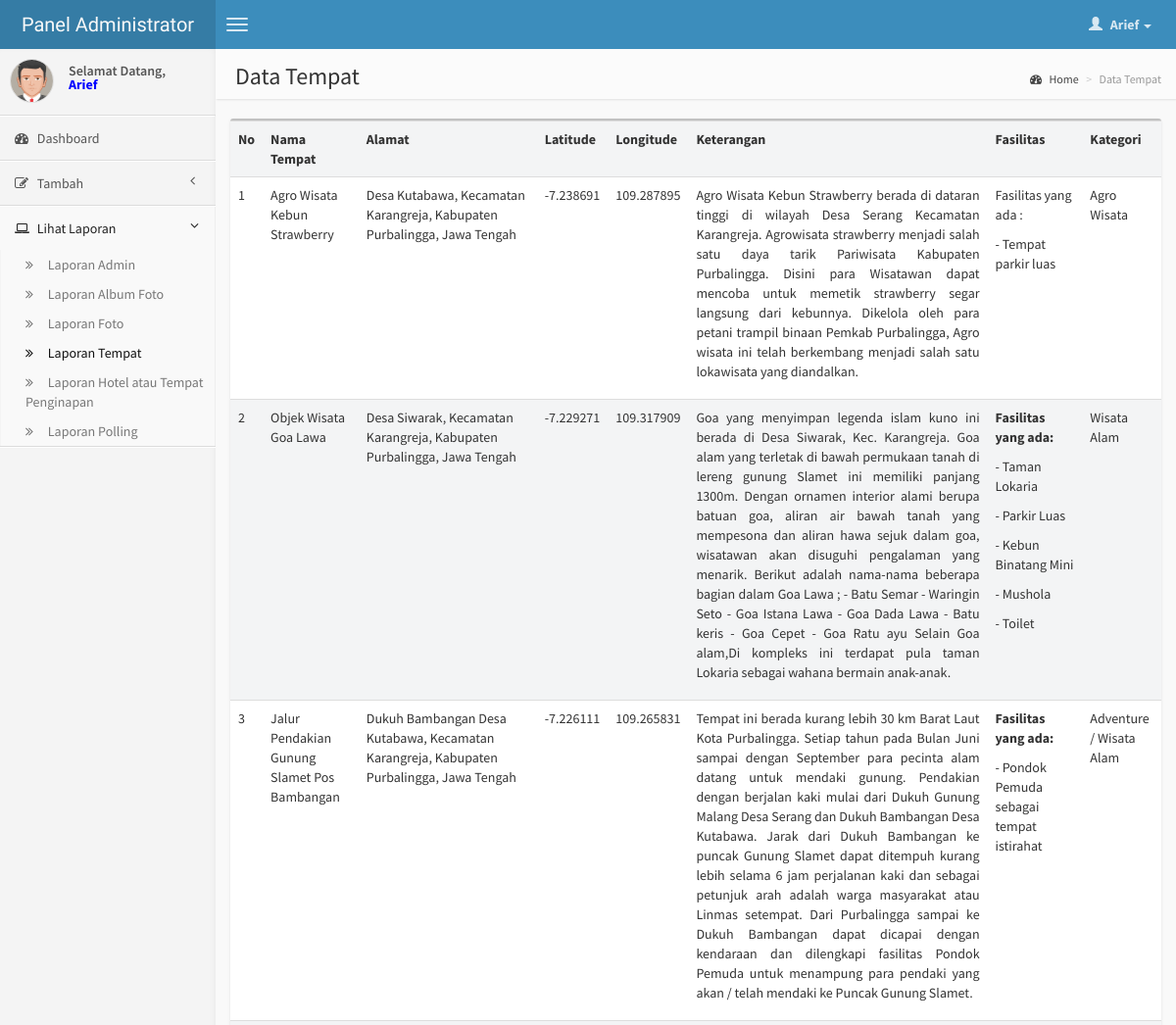
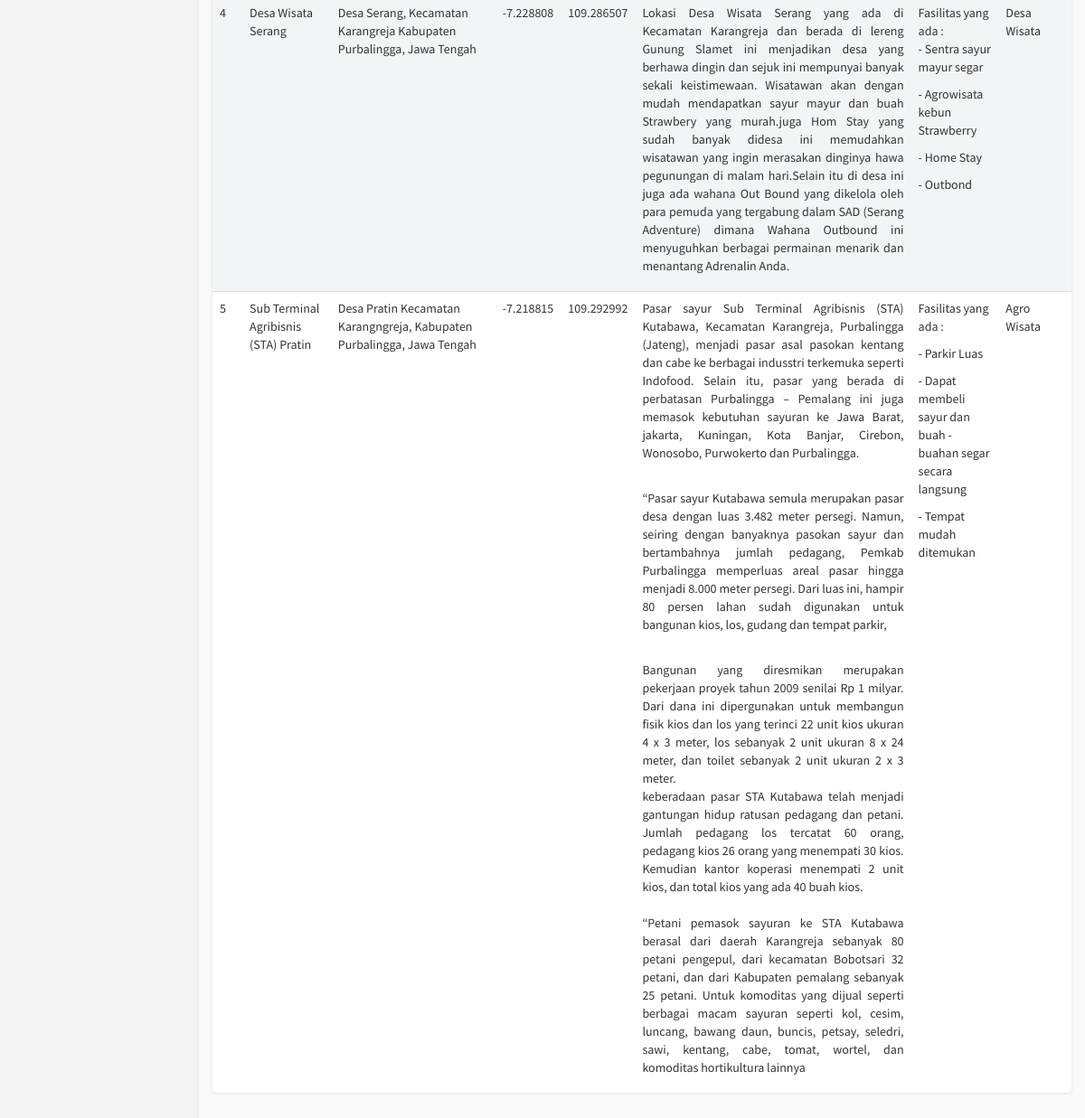
/dashboard/administrator/detail_place.php?sub_district=Karangreja (signed in), run on the app's committed database (2 pictures, top to bottom).
### tables this page shows
CREATE TABLE IF NOT EXISTS `sig_data_place` (
  `id_place` int(10) NOT NULL AUTO_INCREMENT,
  `id_album` int(7) NOT NULL,
  `name` varchar(150) NOT NULL,
  `address` varchar(255) NOT NULL,
  `sub_district` varchar(255) NOT NULL,
  `lat` float(10,6) NOT NULL,
  `lon` float(10,6) NOT NULL,
  `description` text NOT NULL,
  `facility` text NOT NULL,
  `pengelola` varchar(255) NOT NULL,
  `kategori` varchar(150) NOT NULL,
  PRIMARY KEY (`id_place`)
);

### dashboard/administrator/detail_place.php (the view, shortened to what this page needs)
<?php
if($_SESSION['Hak_Akses'] == 'Administrator')
{?>
<!DOCTYPE html>
<html>
    <head>
        <link href="css/bootstrap.min.css" rel="stylesheet" type="text/css" />
        <link href="css/font-awesome.min.css" rel="stylesheet" type="text/css" />
        <link href="css/AdminLTE.css" rel="stylesheet" type="text/css" />
    </head>
    <body class="skin-blue">
        <header class="header">
            <a href="index.php" class="logo">
                Panel Administrator
            </a>
            <nav class="navbar navbar-static-top" role="navigation">
                <a href="#" class="navbar-btn sidebar-toggle" data-toggle="offcanvas" role="button">
                    <span class="icon-bar"></span>
                    <span class="icon-bar"></span>
                    <span class="icon-bar"></span>
                </a>
                <div class="navbar-right">
                    <ul class="nav navbar-nav">
                        <li class="dropdown user user-menu">
                            <a href="#" class="dropdown-toggle" data-toggle="dropdown">
                                <i class="glyphicon glyphicon-user"></i>
                                <span><?php echo $_SESSION['Username'];?> <i class="caret"></i></span>
                            </a>
                        </li>
                    </ul>
                </div>
            </nav>
        </header>
        <div class="wrapper row-offcanvas row-offcanvas-left">
            <aside class="left-side sidebar-offcanvas">
                <section class="sidebar">
                    <div class="user-panel">
                        <div class="pull-left image">
                           <?php if($_SESSION['Jenis_Kelamin']== 'Laki - Laki') { ?>
                           <img src="img/avatar5.png" class="img-circle" alt="User Image" />
                           <?php }
				     	   else{ ?>
                           <img src="img/avatar2.png" class="img-circle" alt="User Image" />
                           <?php } ?>
                        </div>
                        <div class="pull-left info">
                            Selamat Datang, <br>
                          <p style="font-weight:bold; color:#00F;"> <?php echo $_SESSION['Username'];?></p>
                        </div>
                    </div>
                    <ul class="sidebar-menu">
                        <li class="">
                            <a href="index.php">
                                <i class="fa fa-dashboard"></i> <span>Dashboard</span>
                            </a>
                        </li>
                        <li class="treeview">
                            <a href="#">
                                <i class="fa fa-edit"></i>
                                <span>Tambah</span>
                                <i class="fa fa-angle-left pull-right"></i>
                            </a>
                        </li>
                        <li class="treeview active">
                            <a href="#">
                                <i class="fa fa-laptop"></i>
                                <span>Lihat Laporan</span>
                                <i class="fa fa-angle-left pull-right"></i>
                            </a>
                            <ul class="treeview-menu">
                                <li><a href="data_admin.php"><i class="fa fa-angle-double-right"></i> Laporan  Admin</a></li>
                                <li><a href="data_album.php"><i class="fa fa-angle-double-right"></i> Laporan Album Foto</a></li>
                                <li><a href="data_photo.php"><i class="fa fa-angle-double-right"></i> Laporan Foto</a></li>
                            	<li class="active"><a href="data_place.php"><i class="fa fa-angle-double-right"></i> Laporan Tempat</a></li>
                                <li><a href="data_hotel.php"><i class="fa fa-angle-double-right"></i> Laporan Hotel atau Tempat Penginapan</a></li>
                                <li><a href="data_polling.php"><i class="fa fa-angle-double-right"></i> Laporan Polling</a></li>
                            </ul>
                        </li>
                    </ul>
                </section>
            </aside>
            <aside class="right-side">
                <section class="content-header">
                    <h1>
                    Data Tempat
                    </h1>
                    <ol class="breadcrumb">
                        <li><a href="#"><i class="fa fa-dashboard"></i> Home</a></li>
                        <li class="active">Data Tempat</li>
                    </ol>
                </section>
                <section class="content">
                    <div class="row">
                        <div class="col-md-12">
                            <div class="box">
                                <div class="box-body no-padding">
                                    <table class="table table-striped">
                                         <tr>
                                            <th>No</th>
                                            <th>Nama Tempat</th>
                                            <th>Alamat</th>
                                            <th>Latitude</th>
                                            <th>Longitude</th>
                                            <th>Keterangan</th>
                                            <th>Fasilitas</th>
                                            <th>Kategori</th>
                                         </tr>
                                         <?php
											$sub_district = $_GET['sub_district'];
											$no = 1;
											$queri = "SELECT * FROM sig_data_place WHERE sub_district = '$sub_district' ";
											$ambil = mysql_query($queri);
											while($urai = mysql_fetch_array($ambil))
											{
											?>
                                            <tr>
                                              <td><?php echo $no++;?></td>
                                              <td><?php echo $urai['name'];?></td>
                                              <td><?php echo $urai['address'];?></td>
                                              <td><?php echo $urai['lat'];?></td>
                                              <td><?php echo $urai['lon'];?></td>
                                              <td><?php echo $urai['description'];?></td>
                                              <td><?php echo $urai['facility'];?></td>
                                              <td><?php echo $urai['kategori']?></td>
                                            </tr>
                                          <?php }?>
                                    </table>
                                </div>
                        </div>
                    </div>
                </section>
            </aside>
        </div>
    </body>
</html>
<?php
}
else
{
	include("error.php");
}?>

### data on the page
sig_data_place: name "Agro Wisata Kebun Strawberry", address "Desa Kutabawa, Kecamatan Karangreja, Kabupaten Purbalingga, Jawa Tengah", lat "-7.238691", lon "109.287895", description "Agro Wisata Kebun Strawberry berada di dataran tinggi di wilayah Desa Serang Kecamatan Karangreja. Agrowisata strawberry menjadi salah satu daya tarik Pariwisata Kabupaten Purbalingga. Disini para Wisatawan dapat mencoba untuk memetik strawberry segar langsung dari kebunnya. Dikelola oleh para petani trampil binaan Pemkab Purbalingga, Agro wisata ini telah berkembang menjadi salah satu lokawisata yang diandalkan.", facility "Fasilitas yang ada : - Tempat parkir luas", kategori "Agro Wisata"
sig_data_place: name "Objek Wisata Goa Lawa", address "Desa Siwarak, Kecamatan Karangreja, Kabupaten Purbalingga, Jawa Tengah", lat "-7.229271", lon "109.317909", description "Goa yang menyimpan legenda islam kuno ini berada di Desa Siwarak, Kec. Karangreja. Goa alam yang terletak di bawah permukaan tanah di lereng gunung Slamet ini memiliki panjang 1300m. Dengan ornamen interior alami berupa batuan goa, aliran air bawah tanah yang mempesona dan aliran hawa sejuk dalam goa, wisatawan akan disuguhi pengalaman yang menarik. Berikut adalah nama-nama beberapa bagian dalam Goa Lawa ; - Batu Semar - Waringin Seto - Goa Istana Lawa - Goa Dada Lawa - Batu keris - Goa Cepet - Goa Ratu ayu Selain Goa alam,Di kompleks ini terdapat pula taman Lokaria sebagai wahana bermain anak-anak.", facility "Fasilitas yang ada: - Taman Lokaria - Parkir Luas - Kebun Binatang Mini - Mushola - Toilet", kategori "Wisata Alam"
sig_data_place: name "Jalur Pendakian Gunung Slamet Pos Bambangan", address "Dukuh Bambangan Desa Kutabawa, Kecamatan Karangreja, Kabupaten Purbalingga, Jawa Tengah", lat "-7.226111", lon "109.265831", description "Tempat ini berada kurang lebih 30 km Barat Laut Kota Purbalingga. Setiap tahun pada Bulan Juni sampai dengan September para pecinta alam datang untuk mendaki gunung. Pendakian dengan berjalan kaki mulai dari Dukuh Gunung Malang Desa Serang dan Dukuh Bambangan Desa Kutabawa. Jarak dari Dukuh Bambangan ke puncak Gunung Slamet dapat ditempuh kurang lebih selama 6 jam perjalanan kaki dan sebagai petunjuk arah adalah warga masyarakat atau Linmas setempat. Dari Purbalingga sampai ke Dukuh Bambangan dapat dicapai dengan kendaraan dan dilengkapi fasilitas Pondok Pemuda untuk menampung para pendaki yang akan / telah mendaki ke Puncak Gunung Slamet.", facility "Fasilitas yang ada: - Pondok Pemuda sebagai tempat istirahat", kategori "Adventure / Wisata Alam"
sig_data_place: name "Desa Wisata Serang", address "Desa Serang, Kecamatan Karangreja Kabupaten Purbalingga, Jawa Tengah", lat "-7.228808", lon "109.286507", description "Lokasi Desa Wisata Serang yang ada di Kecamatan Karangreja dan berada di lereng Gunung Slamet ini menjadikan desa yang berhawa dingin dan sejuk ini mempunyai banyak sekali keistimewaan. Wisatawan akan dengan mudah mendapatkan sayur mayur dan buah Strawbery yang murah.juga Hom Stay yang sudah banyak didesa ini memudahkan wisatawan yang ingin merasakan dinginya hawa pegunungan di malam hari.Selain itu di desa ini juga ada wahana Out Bound yang dikelola oleh para pemuda yang tergabung dalam SAD (Serang Adventure) dimana Wahana Outbound ini menyuguhkan berbagai permainan menarik dan menantang Adrenalin Anda.", facility "Fasilitas yang ada : - Sentra sayur mayur segar - Agrowisata kebun Strawberry - Home Stay - Outbond", kategori "Desa Wisata"
sig_data_place: name "Sub Terminal Agribisnis (STA) Pratin", address "Desa Pratin Kecamatan Karangngreja, Kabupaten Purbalingga, Jawa Tengah", lat "-7.218815", lon "109.292992", description "Pasar sayur Sub Terminal Agribisnis (STA) Kutabawa, Kecamatan Karangreja, Purbalingga (Jateng), menjadi pasar asal pasokan kentang dan cabe ke berbagai indusstri terkemuka seperti Indofood. Selain itu, pasar yang berada di perbatasan Purbalingga – Pemalang ini juga memasok kebutuhan sayuran ke Jawa Barat, jakarta, Kuningan, Kota Banjar, Cirebon, Wonosobo, Purwokerto dan Purbalingga. “Pasar sayur Kutabawa semula merupakan pasar desa dengan luas 3.482 meter persegi. Namun, seiring dengan banyaknya pasokan sayur dan bertambahnya jumlah pedagang, Pemkab Purbalingga memperluas areal pasar hingga menjadi 8.000 meter persegi. Dari luas ini, hampir 80 persen lahan sudah digunakan untuk bangunan…", facility "Fasilitas yang ada : - Parkir Luas - Dapat membeli sayur dan buah - buahan segar secara langsung - Tempat mudah ditemukan", kategori "Agro Wisata"

### other printed values
$_SESSION['Username'] "Arief"
